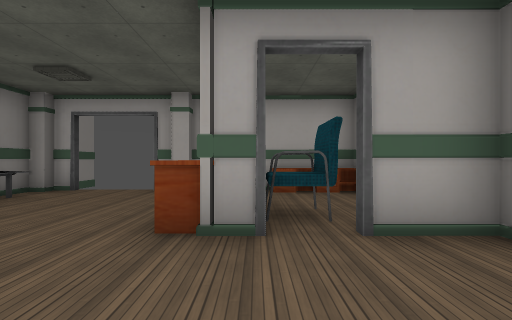
View 1 (above)

17 first-person views from a walk through a Godot game level. The camera is 1.5 m above the floor, looks level and sees 90° across. The floor is counted in squares, 2 m on a side. Each view is taken from the middle of a square. On the plan, view 1 faces up. The plan holds only what a view shows up to about 9 squares ahead; the rest is blank. Door leaves are left out where a doorway can be walked through. Some surface patterns are stand-ins.

View 2
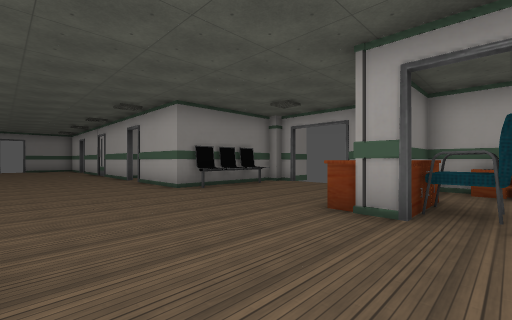

View 3
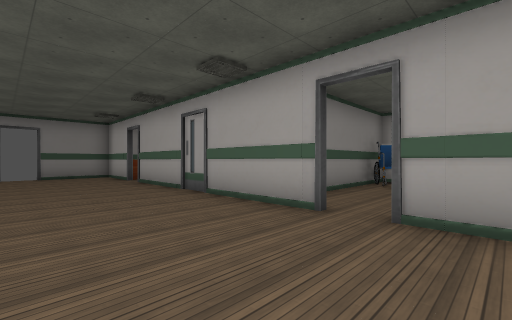

View 4
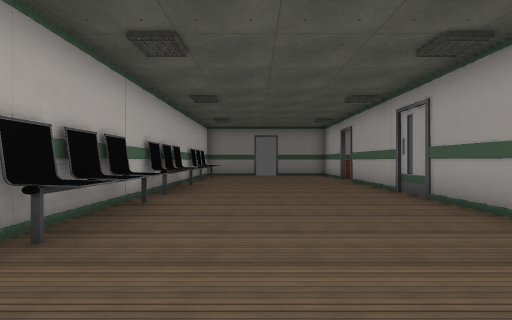

View 5
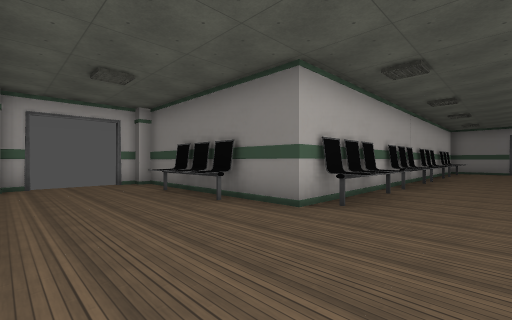

View 6
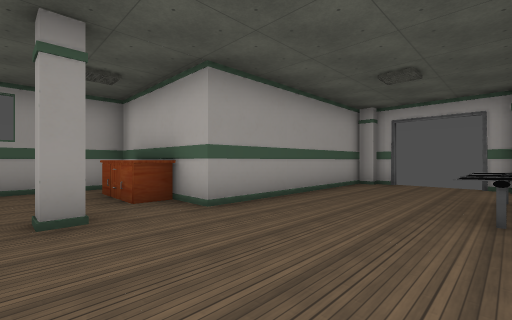

View 7
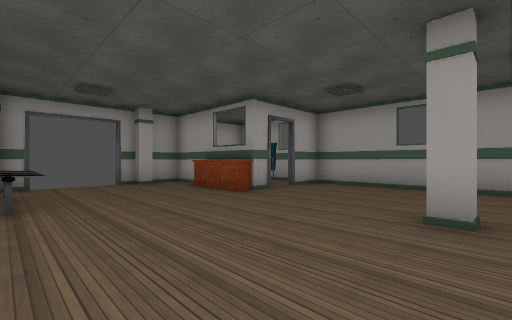

View 8
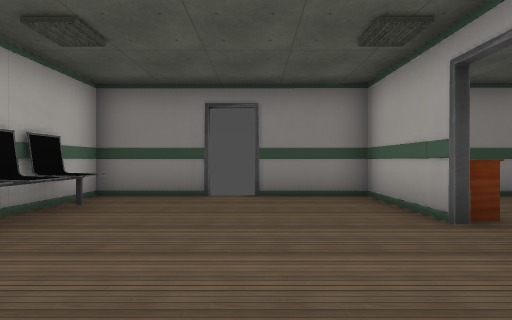

View 9
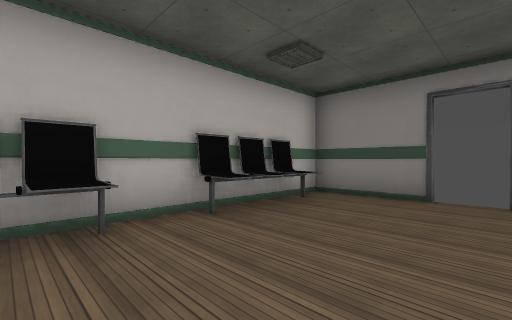

View 10
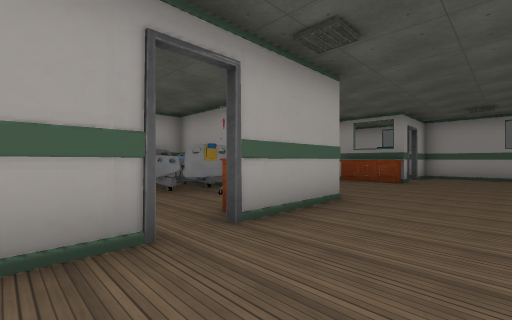

View 11
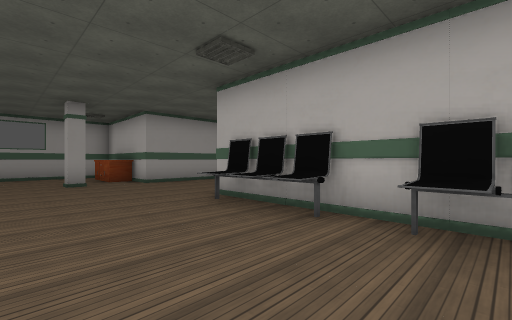

View 12
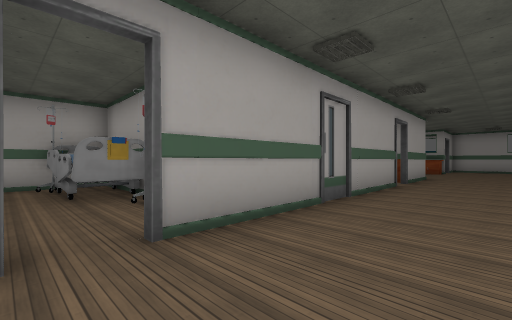

View 13
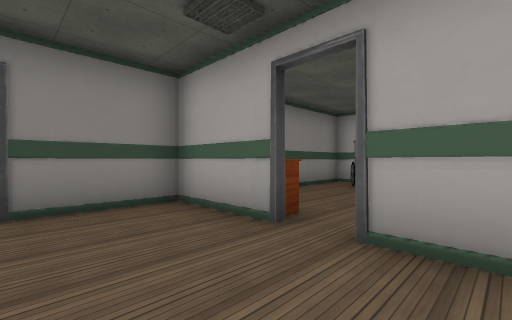

View 14
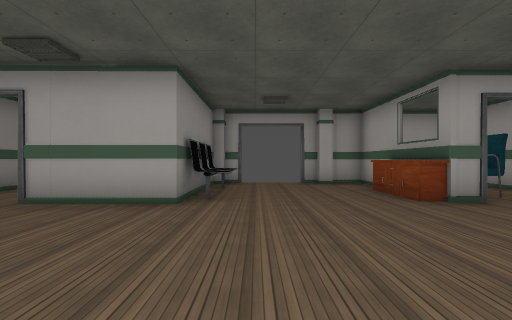

View 15
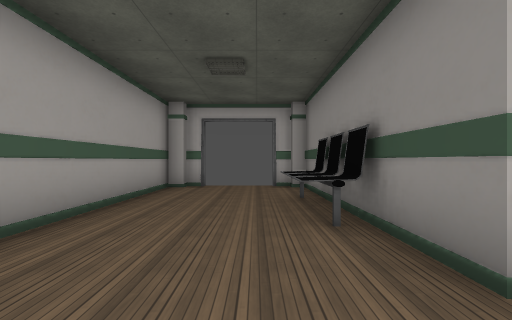

View 16
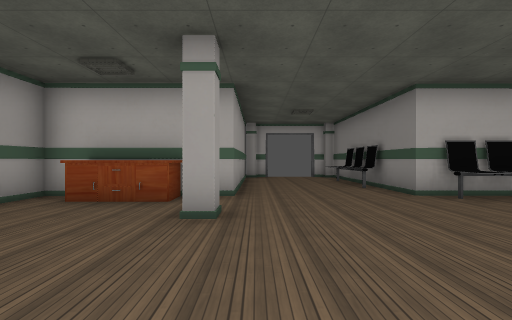

View 17
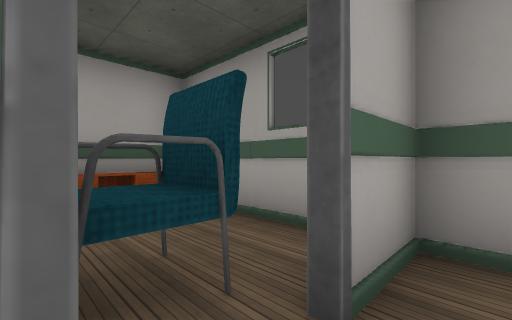

### Floor plan
Points are (right, up) in squares from view 1. A wall is a line through its corners. A room is listed if a view was taken in it or the views show most of it. See-through windows are left out.
Room 1 (views 1, 2, 3, 4, 5, 6, 7, 8, 9, 10, 11, 12, 13, 14, 15, 16, 17)
walls: (-6.8, -2.5) (-6.8, -3.4); (-5.9, -2.5) (-5.9, -3.4); (-8.9, 2.4) (-16.1, 2.4); (-7.3, -3.3) (-7.3, -2.5); (-9.3, -2.5) (-9.3, -3.4); (-8.2, -3.4) (-8.2, -2.5); (-4.5, 2.9) (-5.2, 2.9); (-10.2, -2.5) (-10.2, -3.4); (-5.2, 3.7) (-5.2, 2.8); (-5.2, -4.9) (-5.2, -5.5) (-4.5, -5.5); (-5.2, -4.9) (-4.4, -4.9); (-1.5, -1.7) (-1.5, -1.3) (-1, -1.3); (-5.2, -5.6) (-5.2, -6.5) (-5.2, -7.2); (-5.2, -5.7) (-4.4, -5.7); (-5.4, 6.1) (-5.4, 2.4) (-8.1, 2.4); (-2, 6.3) (-2.6, 6.3); (-1.5, 6) (-2, 6); (-0.6, 5.3) (-0.6, 6.3); (-0.4, 6.4) (-0.4, 5.4); (-15.9, -2.5) (-15.9, -3.4); (1.6, -3.4) (2.4, -3.4) (2.4, 2.6) (1.4, 2.6); (-15, 5) (-16.2, 5) (-16.2, 7.9); (-5.1, -9.4) (-4.5, -9.4); (0.8, 6.3) (-1.6, 6.3); (2.4, 3.5) (2.4, 5.1); (-16.9, 2.4) (-19.4, 2.4) (-19.4, -0.1); (-2.1, -9.1) (-1.5, -9.1) (-1.5, -3.4) (-0.9, -3.4); (-2.6, -9.4) (-2, -9.4); (-19.4, -1) (-19.4, -3.4) (-5.4, -3.4) (-5.4, -9.1) (-5, -9.1); (-19.4, 8.3) (-19.4, 4.4)
low walls: (-6.6, -2.5) (-5.9, -2.5); (-8.2, -2.5) (-6.8, -2.5); (-8.2, -2.9) (-5.9, -2.9); (-10, -2.9) (-9.1, -2.9); (-4.5, 3.7) (-5.2, 3.7); (-10.8, -2.5) (-9.3, -2.5); (-4.4, 4.5) (-5, 4.5); (-4.9, -4.9) (-4.9, -7.1); (-4.9, 5.3) (-4.9, 2.9); (-14.9, -2.5) (-14.1, -2.5); (-14.9, -2.9) (-14, -2.9); (-16.8, -2.5) (-15.9, -2.5); (-17.5, -2.5) (-17, -2.5); (-18.4, -2.5) (-17.7, -2.5); (-18.4, -2.9) (-16, -2.9)
ways out: door at (-19, -0.5); door at (-16.5, 2); door at (-12.5, 2); door at (-8.5, 2); door at (-3.5, -9); door at (-3.5, 6)
objects: cabinet (-17, 3); cabinet (-1, 3) to (-1, 4); cabinet (0, -3) to (1, -3); cabinet (0, 3) to (0, 5); chair (1, 3) to (1, 4); cabinet (1, 6); cabinet (2, 6)

Positions as (right, up) in squares from view 1, and headings:
1: (0, 0), facing up
2: (1, -1), facing up-left
3: (-7, -1), facing up-left
4: (-7, -1), facing left
5: (-2, -1), facing down-left
6: (-5, -1), facing down-right
7: (-5, -2), facing up-right
8: (-14, 0), facing left
9: (-14, 0), facing down-left
10: (-10, 0), facing up-right
11: (-10, 0), facing down-right
12: (-17, 0), facing up-right
13: (-15, 0), facing up-left
14: (-4, -2), facing up
15: (-4, -2), facing down
16: (-2, 2), facing down
17: (0, 2), facing up-right
